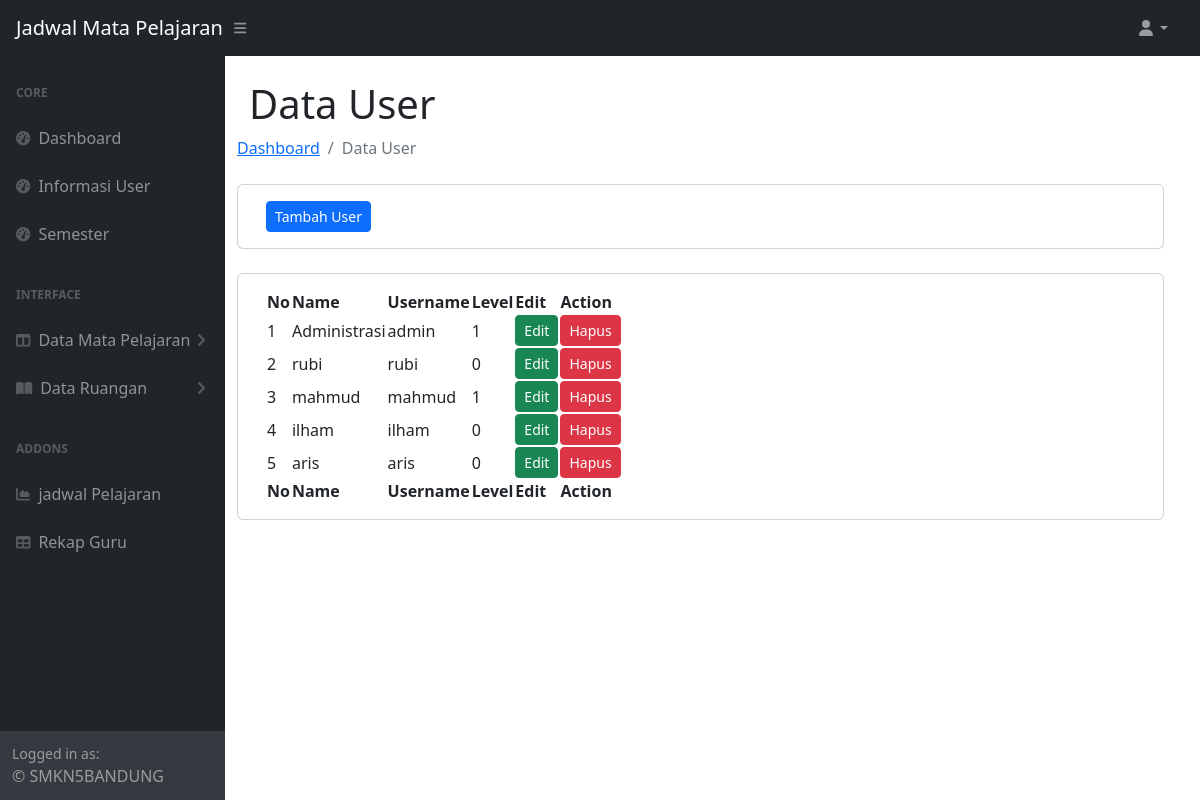
The page /menu_user.php (signed in) on the database its author committed.
### tables this page shows
CREATE TABLE `users` (
  `id` int(11) NOT NULL,
  `username` varchar(20) NOT NULL,
  `password` varchar(20) NOT NULL,
  `name` varchar(50) NOT NULL,
  `level` int(1) NOT NULL
);

### menu_user.php (the view, shortened to what this page needs)
<?php
$level = $_SESSION['level'];
if($level == 1) { include "template/navigasi_admin.php"; }
?>
<!DOCTYPE html>
<html lang="en">
<div id="layoutSidenav_content">
        <main>
        <div class="container-fluid px-4">
        <div class="content">
                    <div class="col-md-12 row">
                        <h1 class="mt-4">Data User</h1>
                        <ol class="breadcrumb mb-4">
                            <li class="breadcrumb-item"><a href="index.php">Dashboard</a></li>
                            <li class="breadcrumb-item active">Data User</li>
                        </ol>
                        <div class="card mb-4">
                            <div class="card-body" >
                            <a href="tambah_user.php" class="btn btn-primary btn-sm"> Tambah User</a>
                            </div>
                        </div>
                        <div class="card mb-4">
                            <div class="card-body">
                                <table id="datatablesSimple">
                                    <thead>
                                        <tr>
                                            <th>No</th>
                                            <th>Name</th>
                                            <th>Username</th>
                                            <th>Level</th>
                                            <th>Edit</th>
                                            <th>Action</th>
                                        </tr>
                                    </thead>
                                    <tfoot>
                                        <tr>
                                            <th>No</th>
                                            <th>Name</th>
                                            <th>Username</th>
                                            <th>Level</th>
                                            <th>Edit</th>
                                            <th>Action</th>
                                        </tr>
                                    </tfoot>
                                    <tbody>
                                        <?php
                                        include('koneksi.php');
                                        $no = 1;
                                            if(isset($_GET['kata_cari'])) {
                                                $kata_cari = $_GET['kata_cari'];
                                                $query = "SELECT * FROM users WHERE username like '%".$kata_cari."%' OR name like '%".$kata_cari."%' OR id like '%".$kata_cari."%' ORDER BY id ASC";
                                            } else {
                                                $query = "SELECT * FROM users ORDER BY id ASC";
                                            }
                                            $result = mysqli_query($db, $query);
                                            while ($row = mysqli_fetch_assoc($result)) {
                                            ?>
                                            <tr>
                                                <td><?= $no; ?></td>
                                                <td><?= $row['name']; ?></td>
                                                <td><?= $row['username'];  ?></td>
                                                <td><?= $row['level']; ?></td>
                                                <td>
                                                <div class="col">
                                                    <a class="btn btn-success btn-sm" href="edit_user.php? id=<?= $row['id']; ?>" >Edit</a>
                                                </td>
                                                <td>
                                                    <a class="btn btn-danger btn-sm" href="hapus_user.php?id=<?= $row['id']; ?>"  onclick="return confirm('anda yakin ingin hapus?');">Hapus</a>
                                                </td>
                                                <?php $no++; } ?>
                                            </tr>
                                        </tbody>
                                </table>
                            </div>
                        </div>
                    </div>
                    </div>
            </div>
        </div>
    </body>
</html>

### template/navigasi_admin.php (style rules this page uses)
.card { background-color:white !important; }
.card-body { background-color:white !important; }

### rows shown on the page
users: name "Administrasi", username "admin", level "1"
users: name "rubi", username "rubi", level "0"
users: name "mahmud", username "mahmud", level "1"
users: name "ilham", username "ilham", level "0"
users: name "aris", username "aris", level "0"
